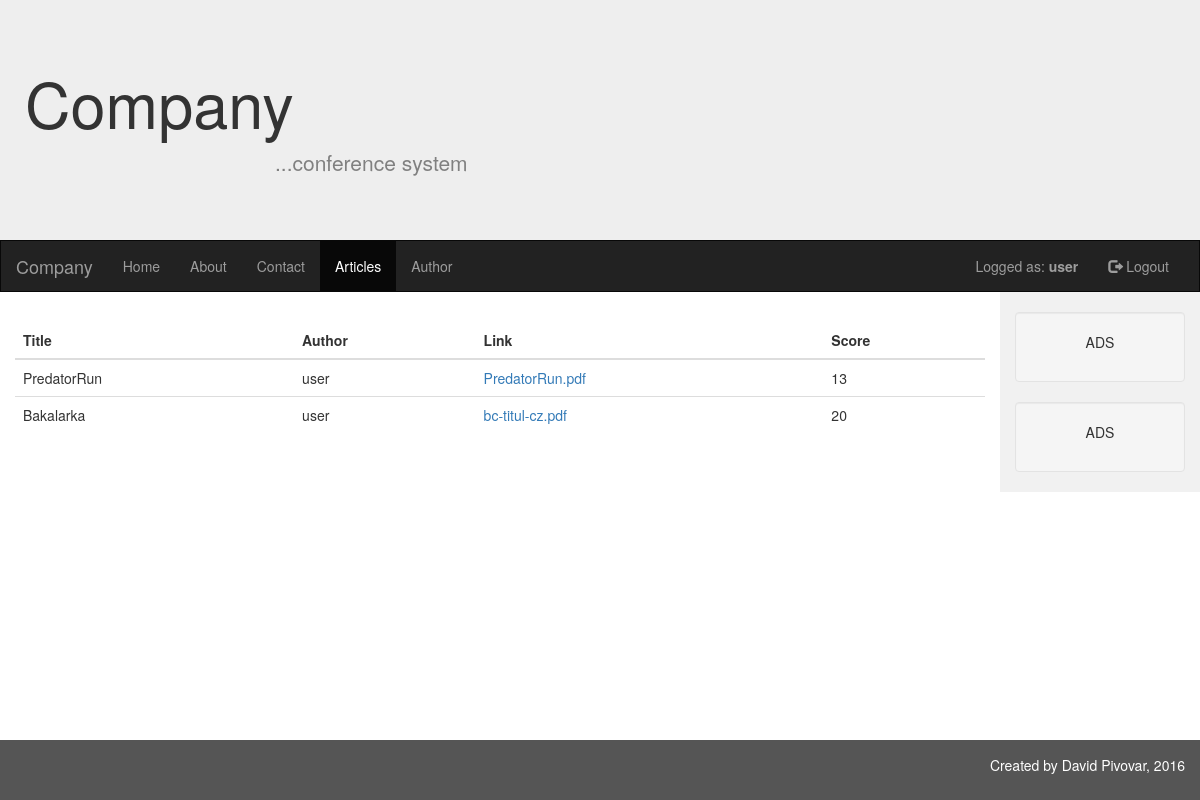
Page /index.php?page=articles (signed in) on the committed database.
### tables this page shows
CREATE TABLE `articles` (
  `ID` int(11) NOT NULL,
  `title` varchar(45) NOT NULL,
  `author` int(11) NOT NULL,
  `abstract` varchar(300) DEFAULT NULL,
  `URL` varchar(45) NOT NULL,
  `score1` int(11) NOT NULL,
  `score2` int(11) NOT NULL,
  `score3` int(11) NOT NULL,
  `pass` int(11) NOT NULL
);

CREATE TABLE `users` (
  `ID` int(11) NOT NULL,
  `login` varchar(45) NOT NULL,
  `pass` varchar(45) NOT NULL,
  `mail` varchar(45) NOT NULL,
  `right` int(11) NOT NULL
);

CREATE TABLE `score` (
  `ID` int(11) NOT NULL,
  `rev` int(11) DEFAULT NULL,
  `score1` int(11) DEFAULT NULL,
  `score2` int(11) DEFAULT NULL,
  `score3` int(11) DEFAULT NULL
);

### inc/db_articles.class.php (called while the page is built, shortened)
<?php
class db_articles extends db_pdo
{
    public function GetAllArticles()
    {
        $table_name = "articles";
        $columns = "*";
        $where = array();
        $result = $this->DBSelectAll($table_name, $columns, $where);
        return $result;
    }
    public function GetUser($userID)
    {
        $table_name = "users";
        $columns = "*";
        $where = array();
        $where[] = array("column" => "ID", "value" => $userID, "symbol" => "=");
        $result = $this->DBSelectOne($table_name, $columns, $where);
        return $result;
    }
    public function GetScore($scoreID)
    {
        $table_name = "score";
        $columns = "*";
        $where = array();
        $where[] = array("column" => "ID", "value" => $scoreID, "symbol" => "=");
        $result = $this->DBSelectOne($table_name, $columns, $where);
        return $result;
    }
    public function GetOverallScore($score1, $score2, $score3)
    {
        $score = $this->GetScore($score1);
        $result = $score["score1"] + $score["score2"] + $score["score3"];
        $score = $this->GetScore($score2);
        $result = $result + $score["score1"] + $score["score2"] + $score["score3"];
        $score = $this->GetScore($score3);
        $result = $result + $score["score1"] + $score["score2"] + $score["score3"];
        return $result;
    }
}
?>

### inc/db_pdo.class.php (called while the page is built, shortened)
<?php
class db_pdo
{
	private $connection;
	public function DBSelectOne($table_name, $select_columns_string, $where_array, $limit_string = "")
	{
		$mysql_pdo_error = false;
		$where_pom = "";
		if ($where_array != null)
			foreach ($where_array as $index => $item)
			{
				$column = $item["column"];
				$symbol = $item["symbol"];
				if (key_exists("value", $item))
					$value_pom = "?";
				else if (key_exists("value_mysql", $item))
					$value_pom = $item["value_mysql"];
				$where_pom .= "`$column` $symbol  $value_pom ";
			}
			if (trim($where_pom) != "") $where_pom = "where $where_pom";
			$query = "select $select_columns_string from `".$table_name."` $where_pom $limit_string;";
			$statement = $this->connection->prepare($query);
			$bind_param_number = 1;
			if ($where_array != null)
				foreach ($where_array as $index => $item)
				{
					if (key_exists("value", $item))
					{
						$value = $item["value"];
						$statement->bindValue($bind_param_number, $value);
						$bind_param_number ++;
					}
				}
				$statement->execute();
				$errors = $statement->errorInfo();
				if ($mysql_pdo_error == false)
				{
					$row = $statement->fetch(PDO::FETCH_ASSOC);
					return $row;
				}
				else
				{
					echo "Chyba v dotazu - PDOStatement::errorInfo(): ";
					printr($errors);
					echo "SQL dotaz: $query";
				}
	}
	public function DBSelectAll($table_name, $select_columns_string, $where_array, $limit_string = "", $order_by_array = array())
	{
		$mysql_pdo_error = false;
		$where_pom = "";
		$order_by_pom = "";
		$query = "select $select_columns_string from `".$table_name."` $where_pom $order_by_pom $limit_string;";
		$statement = $this->connection->prepare($query);
		$statement->execute();
		$errors = $statement->errorInfo();
		if ($mysql_pdo_error == false)
		{
					$rows = $statement->fetchAll(PDO::FETCH_ASSOC);
					return $rows;
		}
		else
		{
					echo "Chyba v dotazu - PDOStatement::errorInfo(): ";
					printr($errors);
					echo "SQL dotaz: $query";
		}
	}
	function Connect()
	{
		try
		{
			$options = array(PDO::MYSQL_ATTR_INIT_COMMAND => 'SET NAMES utf8',);
			$this->connection = new PDO("mysql:host=".DB_SERVER.";dbname=".DB_DATABASE_NAME."",
					DB_USER_LOGIN, DB_USER_PASSWORD, $options);
		} catch (PDOException $e)
		{
			print "Error!: " . $e->getMessage() . "<br/>";
			die();
		}
	}
}
?>

### cont/articles.inc.php (the view, shortened to what this page needs)
<div class="container-fluid text-center">
    <div class="row content">
        <div class="col-sm-10 text-left content-odsazeni">
            <table class="table table-hover ">
                <thead>
                    <tr>
                        <th>Title</th>
                        <th>Author</th>
                        <th>Link</th>
                        <th>Score</th>
                    </tr>
                </thead>
                <tbody>
<?php
$db = new db_articles();
$db->Connect();
$articles = $db->GetAllArticles();
foreach($articles as $art)
{
    $user = $db->GetUser($art["author"]);
    $score = $db->GetOverallScore($art["score1"], $art["score2"], $art["score3"]);
    echo "<tr><td>$art[title]</td>
        <td>$user[login]</td>
        <td><a href='pdf/$art[URL]'>$art[URL]</a></td>
        <td>$score</td></tr>";
}
?>
                </tbody>
            </table>
        </div>
        <?php include "nav/sidenav.php";?>
    </div>
</div>

### css/style.css (style rules this page uses)
html { position: relative; min-height: 100%; }
body { margin-bottom: 60px; }
.row.content { height: 100%; }
@media screen and (min-width: 767px) { .content-odsazeni { margin-top: 30px; margin-bottom: 30px; } }

### rows in the picture
articles: title "PredatorRun", users.login "user", URL "PredatorRun.pdf", score "13"
articles: title "Bakalarka", users.login "user", URL "bc-titul-cz.pdf", score "20"

### other values in the picture
$_SESSION["conference_system"]["login"] "user"
